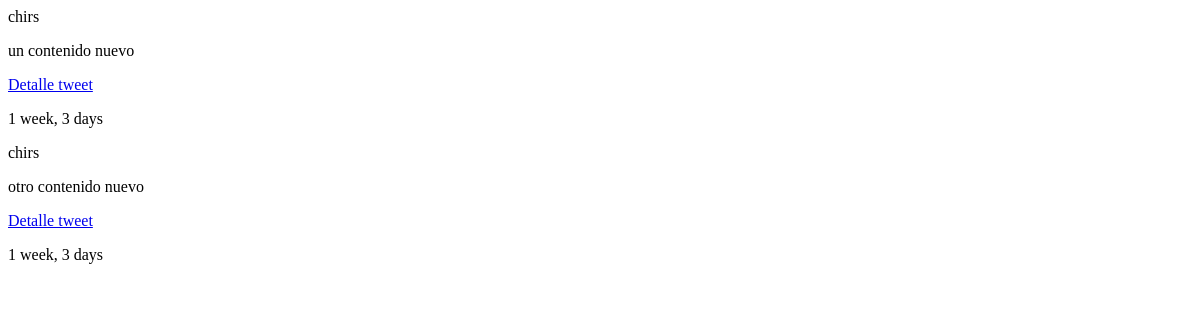
The app's page /tweet/listc, older data.
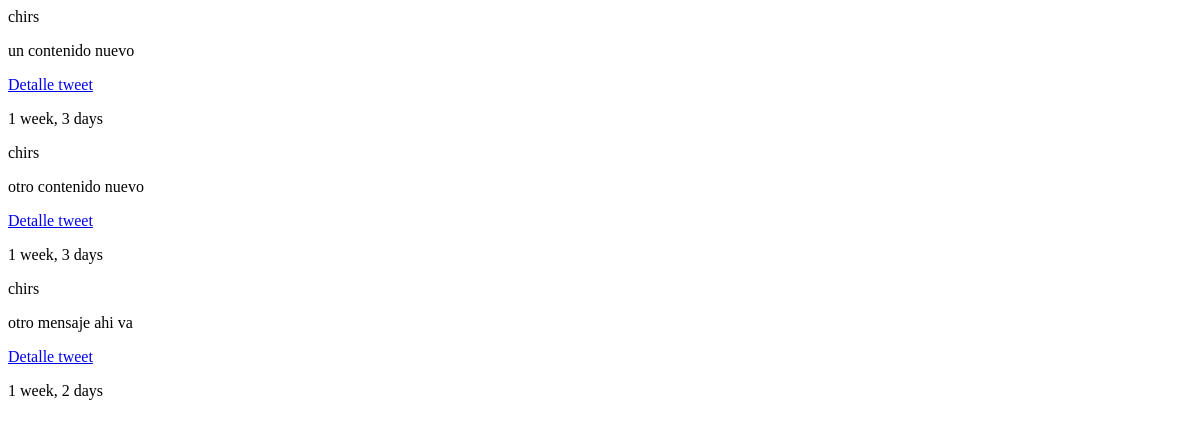
The same page, newer data.
### tweet/models.py (models this page shows)
class Tweet(models.Model):
    user    = models.ForeignKey(settings.AUTH_USER_MODEL)
    content = models.CharField(max_length=140, validators=[validate_content])
    created = models.DateTimeField(auto_now = True)
    update  = models.DateTimeField(auto_now_add = True)
    def __str__(self):
		return str(self.content)

### tweet/views.py (the view)
# urls.py: url(r'^tweet/listc$', TweetListView.as_view(), name='tweet_list'),
class TweetListView(ListView):
    template_name = "tweets/tweet_list.html"
    queryset = Tweet.objects.all()

### tweetitt2/templates/tweets/tweet_list.html
{% for object in object_list %}
<p>{{object.user}}</p>
<p>{{object}}</p>
<a href="/tweet/detailc/{{object.id}}/">Detalle tweet</a>
<p>{{object.created|timesince}}</p>
{% endfor %}

Row changes from the older to the newer data that the page shows:
added Tweet: user "chirs", content "otro mensaje ahi va", created "1 week, 2 days"
